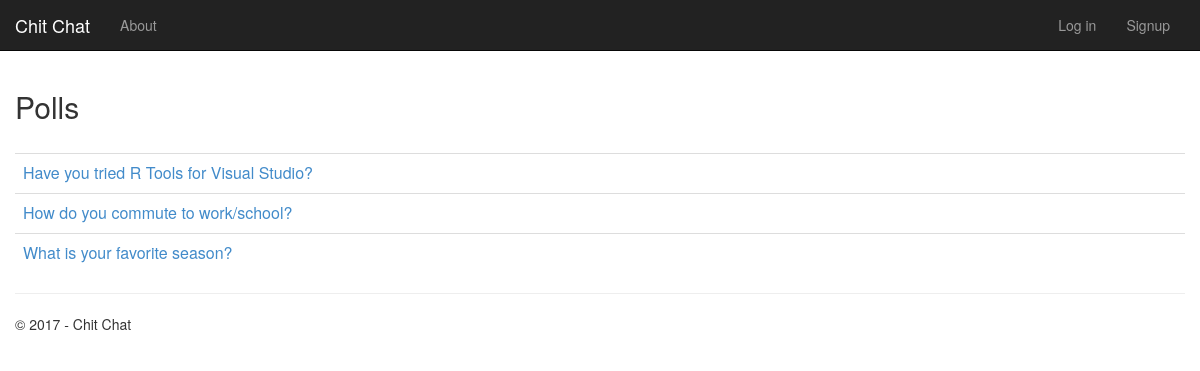
The page /polls on the database its author committed.
### app/models.py (models this page shows, shortened)
class Poll(models.Model):
    text = models.CharField(max_length=200)
    pub_date = models.DateTimeField('date published')

### app/views.py (the view)
class PollListView(ListView):
    model = Poll
    def get_context_data(self, **kwargs):
        context = super(PollListView, self).get_context_data(**kwargs)
        context['title'] = 'Polls'
        context['year'] = datetime.now().year
        return context

### app/templates/app/index.html (shortened to what this page needs)
{% extends "app/layout.html" %}
{% block content %}
<h2>Polls</h2>
<br/>
{% if latest_poll_list %}
<table class="table table-hover">
    <tbody>
        {% for poll in latest_poll_list %}
        <tr>
            <td>
                <a href="{% url 'app:detail' poll.id %}">{{poll.text}}</a>
            </td>
        </tr>
        {% endfor %}
    </tbody>
</table>
{% endif %}
{% endblock %}

### app/static/app/content/site.css (style rules this page uses)
body { padding-top: 50px; padding-bottom: 20px; }

### rows shown on the page
Poll: text "Have you tried R Tools for Visual Studio?"
Poll: text "How do you commute to work/school?"
Poll: text "What is your favorite season?"

### other values the page prints
{{ year }} "2017"
